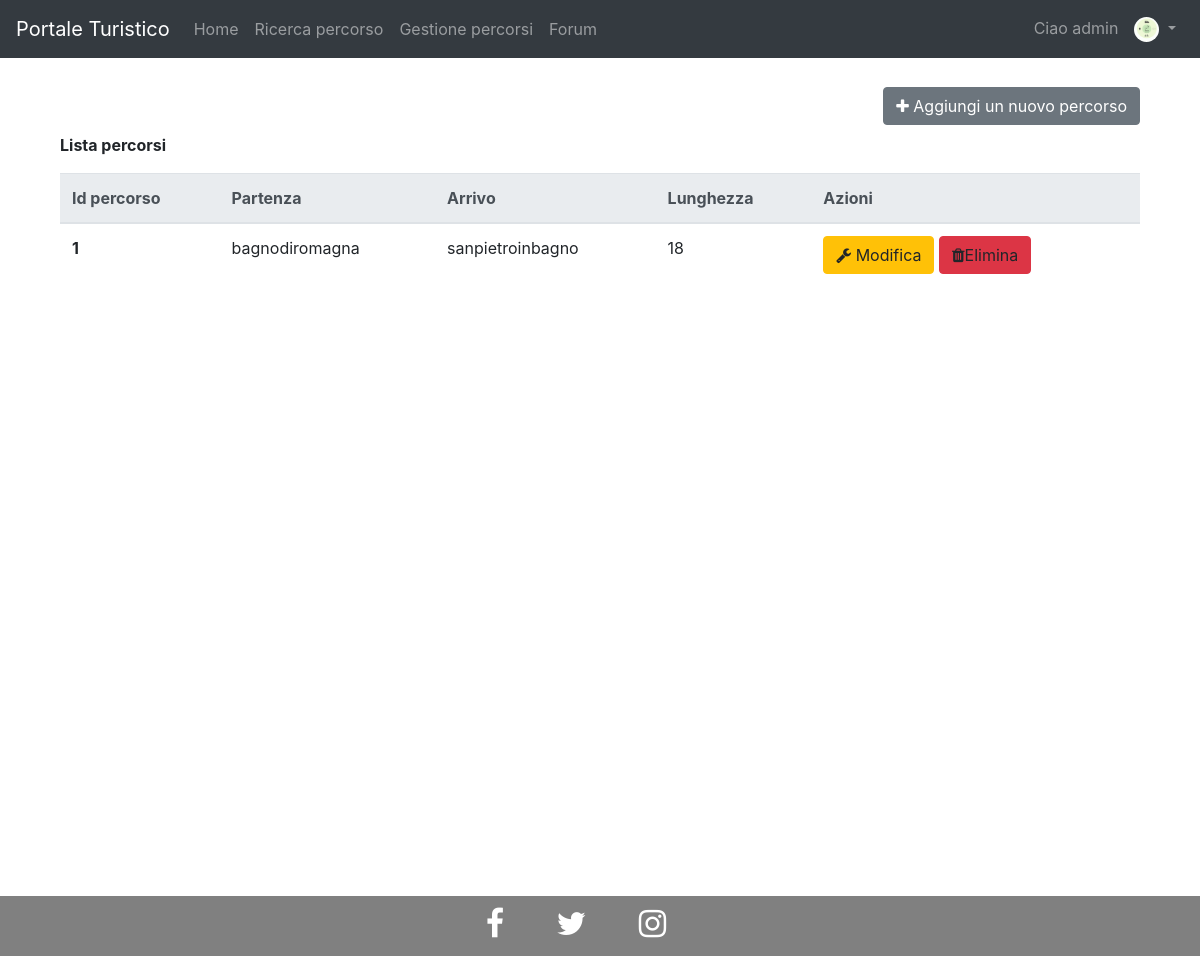
Page /path/show/ (signed in) on the earlier database version.
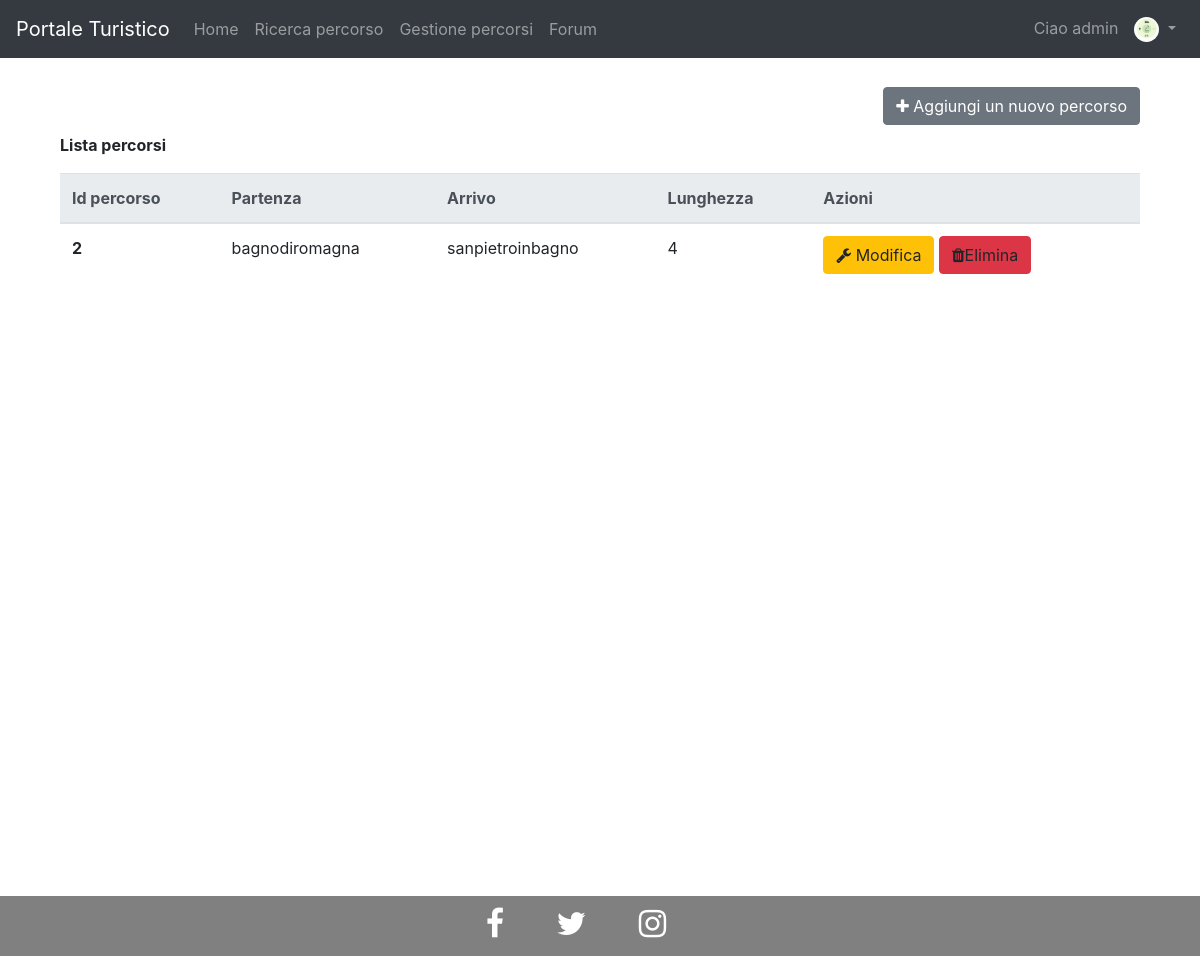
Same page on the later database version.
### userManagement/models.py (models this page shows)
class Profile(models.Model):
    user = models.OneToOneField(User, on_delete=models.CASCADE, related_name='profile')
    avatar = models.ImageField(blank=True, default=static_avatar_path(), upload_to=user_directory_path)
    email = models.EmailField(blank=False, unique=True, default='user_{0}@default.com'.format(User.pk))

### pathManagement/models.py (models this page shows)
class Path(models.Model):
    activityChoices = (
        ('relax', 'Relax'),
        ('didattica', 'Didattica'),
        ('esplorazione', 'Esplorazione'),
        ('escursionismo', 'Escursionismo'),
    )
    locationChoices = (
        ('bagnodiromagna', 'Bagno di Romagna'),
        ('sanpietroinbagno', 'San Pietro in Bagno'),
        ('acquapartita', 'Acquapartita'),
        ('laghi', 'Laghi'),
        ('alfero', 'Alfero'),
    )
    difficultyChoices = (
        ('facile', 'Facile'),
        ('medio', 'Medio'),
        ('difficile', 'Difficile'),
    )
    contextChoices = (
        ('collinare', 'Collinare'),
        ('urbano', 'Urbano'),
        ('fluviale', 'Fluviale'),
        ('boschivo', 'Boschivo'),
        ('laghi', 'Laghi'),
    )
    transportChoices = (
        ('automobile', 'Automobile'),
        ('bicidacittà', 'Bici da città'),
        ('piedi', 'Piedi'),
        ('mountainbike', 'Mountain bike'),
    )
    audienceChoices = (
        ('famiglia', 'Famiglia'),
        ('gruppi', 'Gruppi'),
        ('coppie', 'Coppie'),
        ('mobilitàridotta', 'Mobilità ridotta'),
        ('escursionisti', 'Escursionisti'),
        ('sportivi', 'Sportivi'),
    )
    id = models.IntegerField(primary_key=True)
    activity = models.CharField(max_length=30, choices=activityChoices)
    start = models.CharField(max_length=30, choices=locationChoices)
    end = models.CharField(max_length=30, choices=locationChoices)
    gradient = models.IntegerField()
    walkTime = models.IntegerField()
    bikeTime = models.IntegerField(blank=True, default=0)
    carriageablePath = models.FloatField(blank=True, default=0)
    nonCarriageablePath = models.FloatField(blank=True, default=0)
    difficulty = MultiSelectField(choices=difficultyChoices)
    difficultyImage = models.ImageField(blank=False, upload_to=user_directory_path)
    context = MultiSelectField(choices=contextChoices)
    contextImage = models.ImageField(blank=False, upload_to=user_directory_path)
    transport = MultiSelectField(choices=transportChoices)
    transportImage = models.ImageField(blank=False, upload_to=user_directory_path)
    audience = MultiSelectField(choices=audienceChoices)
    audienceImage = models.ImageField(blank=False, upload_to=user_directory_path)
    path = models.ImageField(blank=False, upload_to=user_directory_path)

### pathManagement/views.py (the view)
# urls.py: path('show/', ShowPath.as_view(), name='showPath'),
class ShowPath(ListView):
    model = Path
    template_name = 'showPath.html'

### pathManagement/templates/showPath.html (shortened to what this page needs)
{% extends 'base.html' %}
{% block slideshow %}
    <div class="container py-4">
        <div class="col-md-12">
            <div class="text-right py-2">
                <a class="btn btn-secondary" role="button" href="{% url 'insertPath' %}">
                    <i class="fa fa-plus" aria-hidden="true"></i>
                    Aggiungi un nuovo percorso
                </a>
            </div>
            <p><b>Lista percorsi</b></p>
            <table class="table">
                <thead class="thead-light">
                <tr>
                    <th scope="col">Id percorso</th>
                    <th scope="col">Partenza</th>
                    <th scope="col">Arrivo</th>
                    <th scope="col">Lunghezza</th>
                    <th scope="col">Azioni</th>
                </tr>
                </thead>
                <tbody>
                {% for object in object_list %}
                    <tr>
                        <th scope="row">{{ object.id }}</th>
                        <td>{{ object.start }}</td>
                        <td>{{ object.end }}</td>
                        <td>{{ object.carriageablePath|add:object.nonCarriageablePath }}</td>
                        <td>
                            <a class="btn btn-warning" role="button" href=""><i class="fa fa-wrench"
                                                                                aria-hidden="true"></i>
                                Modifica
                            </a>
                            <a class="btn btn-danger" role="button" data-target="#removeModal" data-toggle="modal">
                                <i class="fa fa-trash" aria-hidden="true"></i>Elimina
                            </a>
                        </td>
                    </tr>
                {% empty %}
                    <p style="text-align: center">Nessun percorso ancora inserito, utilizza il pulsante
                        "Aggiungi
                        percorso"</p>
                {% endfor %}
                </tbody>
            </table>
        </div>
    </div>
{% endblock %}

### templates/base.html (shortened to what this page needs)
{% load static %}
<!doctype html>
<html lang="en">
<head>
    <link rel="stylesheet" href="https://stackpath.bootstrapcdn.com/bootstrap/4.5.0/css/bootstrap.min.css"
>
    <link rel="stylesheet" href="https://cdnjs.cloudflare.com/ajax/libs/font-awesome/4.7.0/css/font-awesome.min.css">
    <link rel="stylesheet" href="{% static 'css/style.css' %}">
</head>
<body>
<header>
    <nav class="navbar navbar-expand-md navbar-dark fixed-top bg-dark">
        <a class="navbar-brand" href="{% url 'homepage' %}">Portale Turistico</a>
        <div class="collapse navbar-collapse" id="navbarNav">
            <ul class="navbar-nav">
                <li class="nav-item">
                    <a class="nav-link" href="{% url 'homepage' %}">Home <span class="sr-only">(current)</span></a>
                </li>
                <li class="nav-item">
                    <a class="nav-link" href="#">Ricerca percorso</a>
                </li>
                {% if request.user.is_staff %}
                    <li class="nav-item">
                        <a class="nav-link" href="{% url 'showPath' %}">Gestione percorsi</a>
                    </li>
                {% endif %}
                <li class="nav-item">
                    <a class="nav-link" href="#">Forum</a>
                </li>
            </ul>
            {% if not user.is_authenticated %}
                <ul class="navbar-nav ml-auto">
                    <li class="nav-item">
                        <a class="nav-link" href="{% url 'login' %}">Accedi</a>
                    </li>
                    <li class="nav-item">
                        <a class="nav-link" href="{% url 'registration' %}">Registrati</a>
                    </li>
                </ul>
            {% else %}
                <ul class="navbar-nav ml-auto">
                    <li class="nav-link">Ciao {{ user.username }} </li>
                    <li class="nav-item dropdown">
                        <a class="nav-link dropdown-toggle" href="#" id="navbarDropdown" role="button"
                           data-toggle="dropdown" aria-haspopup="true" aria-expanded="false">
                            <img class="rounded-circle" width="25" height="25" src="{{ user.profile.avatar.url }}">
                        </a>
                    </li>
                </ul>
            {% endif %}
        </div>
    </nav>
    {% block slideshow %}{% endblock %}
</header>
<main class="py-5">
</main>
<footer>
    <div class="container">
        <div class="row">
            <div class="col-md-12 py-3">
                <div class="mb-2 flex-center">
                    <a class="fb-ic">
                        <i class="fa fa-facebook-f fa-lg white-text mr-md-5 mr-3 fa-2x"> </i>
                    </a>
                    <a class="tw-ic">
                        <i class="fa fa-twitter fa-lg white-text mr-md-5 mr-3 fa-2x"> </i>
                    </a>
                    <a class="ins-ic">
                        <i class="fa fa-instagram fa-lg white-text mr-md-5 mr-3 fa-2x"> </i>
                    </a>
                </div>
            </div>
        </div>
    </div>
</footer>
</body>
</html>

### static/css/style.css (style rules this page uses)
body { padding-top: 55px; height: 100%; position: relative; }
footer { position: relative; height: 60px; bottom: 0; width: 100%; background-color: gray; color: white; text-align: center; }
html, header, .view { height: 100%; }

Differences in the rows shown:
removed Path: id "1", start "bagnodiromagna", end "sanpietroinbagno", carriageablePath|add "18"
added Path: id "2", start "bagnodiromagna", end "sanpietroinbagno", carriageablePath|add "4"
